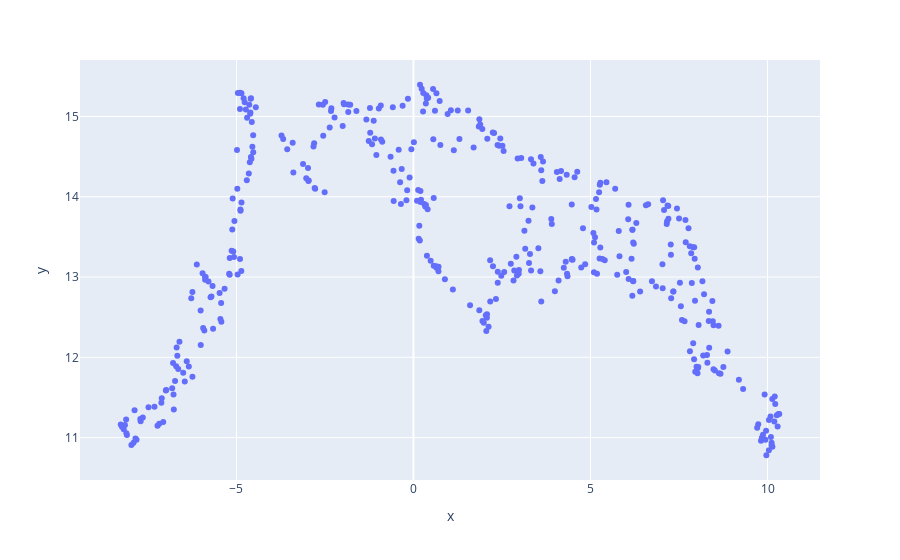
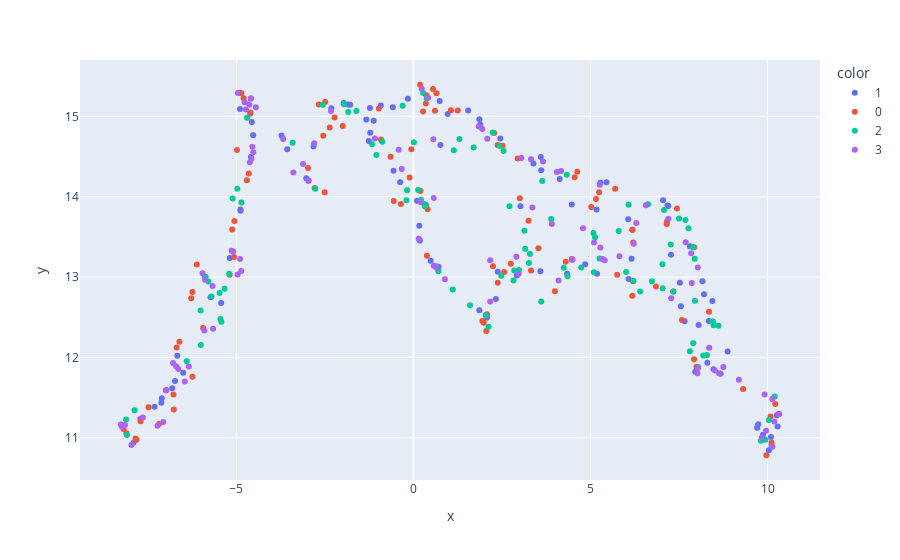

Here is the notebook cell these charts were saved with, in order:
### Code cell
#Features Distributon :
time_start = now()
umap = UMAP(random_state=42, verbose=True, n_jobs=1, low_memory=False, n_epochs=1000)
music = main_folder   
music[['x', 'y']] = umap.fit_transform(X= music.drop('Class', axis=1))  
express.scatter(data_frame=music, x='x', y='y').show()
#print('done with UMAP in {}'.format(now() - time_start))

sample_music = music.sample(n=400, random_state=20)

express.scatter(data_frame=sample_music, x='x', y='y', color=y).show()
